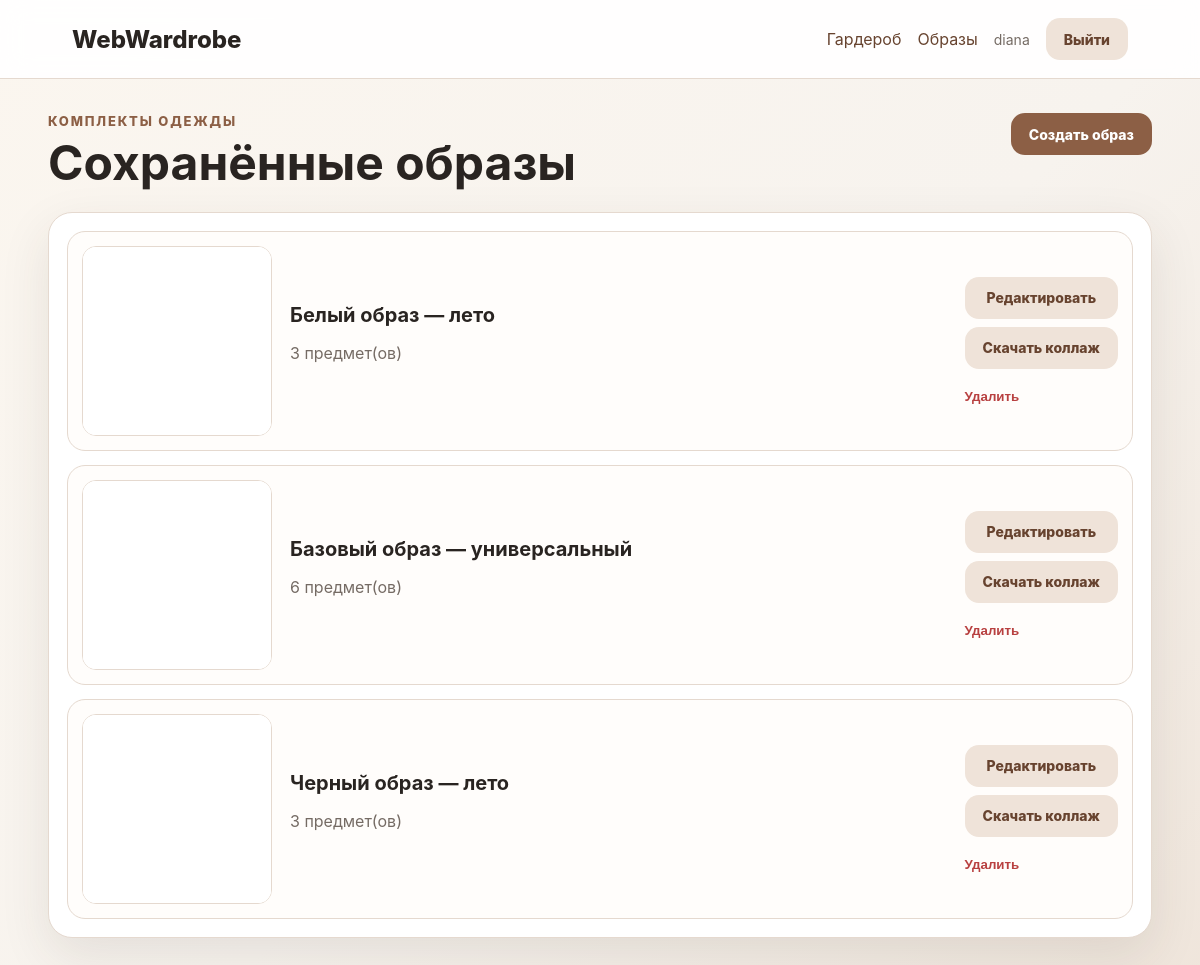
/outfits (signed in), run on the app's committed database.
### app.py (models this page shows, shortened)
class User(db.Model):
    __tablename__ = "users"
    id = db.Column(db.Integer, primary_key=True)
    username = db.Column(db.String(50), unique=True, nullable=False)
    email = db.Column(db.String(100), unique=True, nullable=False)
    password_hash = db.Column(db.String(255), nullable=False)
    role = db.Column(db.String(20), nullable=False, default="user")
    clothes = db.relationship("ClothingItem", backref="user", cascade="all, delete-orphan")
    outfits = db.relationship("Outfit", backref="user", cascade="all, delete-orphan")

class Outfit(db.Model):
    __tablename__ = "outfits"
    id = db.Column(db.Integer, primary_key=True)
    user_id = db.Column(db.Integer, db.ForeignKey("users.id"), nullable=False)
    name = db.Column(db.String(100), nullable=False)
    items = db.relationship(
        "ClothingItem",
        secondary="outfit_items",
        back_populates="outfits",
    )

### app.py (the view)
@app.route("/outfits")
@login_required
def outfits():
    user = current_user()
    outfit_list = Outfit.query.filter_by(user_id=user.id).order_by(Outfit.id.desc()).all()
    return render_template("outfits/list.html", outfits=outfit_list)

### app.py (called while the page is built)
def current_user():
    user_id = session.get("user_id")
    if not user_id:
        return None
    return db.session.get(User, user_id)

@app.context_processor
def inject_common_data():
    return {
        "current_user": current_user(),
        "seasons": SEASONS,
        "color_wheel": COLOR_WHEEL,
    }

def login_required(view):
    @wraps(view)
    def wrapped_view(*args, **kwargs):
        if current_user() is None:
            flash("Для доступа к странице необходимо войти в систему.", "warning")
            return redirect(url_for("login", next=request.path))
        return view(*args, **kwargs)
    return wrapped_view

### templates/outfits/list.html (shortened to what this page needs)
{% extends "base.html" %}
{% block content %}
<div class="page-title">
    <div>
        <p class="eyebrow">Комплекты одежды</p>
        <h1>Сохранённые образы</h1>
    </div>
    <a href="{{ url_for('outfit_new') }}" class="button">Создать образ</a>
</div>
{% if outfits %}
    <section class="panel outfit-list-panel">
        <div class="outfit-list">
            {% for outfit in outfits %}
                <article class="outfit-row">
                    <a class="outfit-row-preview" href="{{ url_for('outfit_export', outfit_id=outfit.id) }}" title="Скачать коллаж образа">
                        <img src="{{ url_for('outfit_image', outfit_id=outfit.id) }}" alt="Превью образа {{ outfit.name }}">
                    </a>
                    <div class="outfit-row-body">
                        <h2>{{ outfit.name }}</h2>
                        <p class="muted">{{ outfit.items|length }} предмет(ов)</p>
                    </div>
                    <div class="outfit-row-actions">
                        <a class="button ghost" href="{{ url_for('outfit_edit', outfit_id=outfit.id) }}">Редактировать</a>
                        <a class="button ghost" href="{{ url_for('outfit_export', outfit_id=outfit.id) }}">Скачать коллаж</a>
                        <form method="post" action="{{ url_for('outfit_delete', outfit_id=outfit.id) }}" onsubmit="return confirm('Удалить образ?')">
                            <button class="link-danger" type="submit">Удалить</button>
                        </form>
                    </div>
                </article>
            {% endfor %}
        </div>
    </section>
{% else %}
    <div class="empty-state">
        <h2>Сохранённых образов пока нет</h2>
        <p>Создайте комплект из предметов, добавленных в гардероб.</p>
        <a href="{{ url_for('outfit_new') }}" class="button">Создать образ</a>
    </div>
{% endif %}
{% endblock %}

### templates/base.html (shortened to what this page needs)
<!doctype html>
<html lang="ru">
<head>
    <link rel="stylesheet" href="{{ url_for('static', filename='css/style.css') }}">
</head>
<body>
<header class="header">
    <a href="{{ url_for('index') }}" class="logo">WebWardrobe</a>
    <nav class="nav">
        {% if current_user %}
            <a href="{{ url_for('wardrobe') }}">Гардероб</a>
            <a href="{{ url_for('outfits') }}">Образы</a>
            <span class="nav-user">{{ current_user.username }}</span>
            <a href="{{ url_for('logout') }}" class="button ghost">Выйти</a>
        {% else %}
            <a href="{{ url_for('login') }}">Войти</a>
            <a href="{{ url_for('register') }}" class="button">Регистрация</a>
        {% endif %}
    </nav>
</header>
<main class="container">
    {% block content %}{% endblock %}
</main>
</body>
</html>

### static/css/style.css (style rules this page uses)
:root { --bg: #f7f3ee; --card: #ffffff; --text: #292421; --muted: #756b64; --accent: #8c5f45; --accent-dark: #67432f; --border: #e5d9cf; --danger: #b84040; --success: #2f7d55; --warning: #9b762c; --shadow: 0 18px 50px rgba(62, 45, 35, 0.10); }
* { box-sizing: border-box; }
body { margin: 0; min-height: 100vh; font-family: Inter, Arial, sans-serif; color: var(--text); background: linear-gradient(135deg, #fbf6ef 0%, #f7f3ee 55%, #efe5db 100%); }
a { color: var(--accent-dark); text-decoration: none; }
.header { position: sticky; top: 0; z-index: 20; display: flex; justify-content: space-between; align-items: center; gap: 24px; padding: 18px 6vw; background: rgba(255, 255, 255, 0.9); border-bottom: 1px solid var(--border); backdrop-filter: blur(14px); }
.logo { font-weight: 800; font-size: 24px; color: var(--text); }
.nav { display: flex; align-items: center; gap: 16px; flex-wrap: wrap; }
.nav-user { color: var(--muted); font-size: 14px; }
.container { width: min(1180px, 92vw); margin: 0 auto; padding: 34px 0 64px; }
.hero h1, .page-title h1, .auth-card h1, .empty-state h1 { font-size: clamp(34px, 5vw, 62px); line-height: 1.02; margin: 0 0 18px; }
.page-title { display: flex; justify-content: space-between; align-items: flex-start; gap: 20px; margin-bottom: 24px; }
.page-title h1 { font-size: clamp(32px, 4vw, 50px); margin-bottom: 0; }
.eyebrow { margin: 0 0 10px; color: var(--accent); text-transform: uppercase; letter-spacing: 0.14em; font-weight: 800; font-size: 13px; }
.hero-card, .panel, .auth-card, .card, .empty-state, .preview-card { background: var(--card); border: 1px solid var(--border); border-radius: 24px; box-shadow: var(--shadow); }
.hero-card, .panel { padding: 24px; }
.button { display: inline-flex; align-items: center; justify-content: center; min-height: 42px; padding: 0 18px; border: 0; border-radius: 14px; background: var(--accent); color: #fff; font-weight: 800; cursor: pointer; text-decoration: none; font-size: 14px; }
.button.ghost { background: #efe3d9; color: var(--accent-dark); }
.muted { color: var(--muted); }
.link-danger { border: 0; background: transparent; color: var(--danger); cursor: pointer; font-weight: 800; padding: 0; margin-top: 12px; }
.wardrobe-table-panel, .outfit-list-panel { padding: 18px; }
.outfit-list { display: grid; gap: 14px; }
.outfit-row { display: grid; grid-template-columns: 190px minmax(0, 1fr) auto; gap: 18px; align-items: center; padding: 14px; border: 1px solid var(--border); border-radius: 18px; background: #fffdfb; }
.outfit-row-preview { display: flex; align-items: center; justify-content: center; width: 190px; height: 190px; border-radius: 14px; overflow: hidden; background: #fff; border: 1px solid var(--border); }
.outfit-row-preview img { width: 100%; height: 100%; object-fit: contain; display: block; background: #fff; }
.outfit-row-body h2 { margin: 0 0 8px; font-size: 20px; }
.outfit-row-actions { display: grid; gap: 8px; justify-items: stretch; }

### data on the page
User: username "diana"
Outfit: name "Белый образ — лето", items|length "3"
Outfit: name "Базовый образ — универсальный", items|length "6"
Outfit: name "Черный образ — лето", items|length "3"
